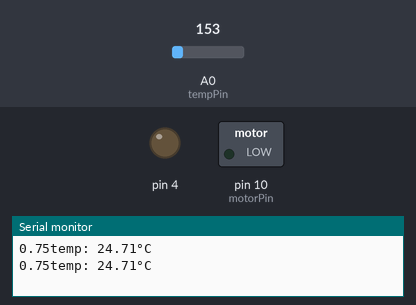
The sketch below on a simulated Arduino Uno, built with avr-gcc and run on an emulated ATmega328P. On the bench: switched loads named in the sketch (green lamp = pin HIGH), output pins drawn as LEDs (lit = HIGH), the last lines printed to the serial monitor. The test bench sets the inputs (shaded band); at power-on: A0 (tempPin) = 153.

Above: at 10.8 s.
10.9 s: A0 (tempPin) set to 170
At 21.2 s:
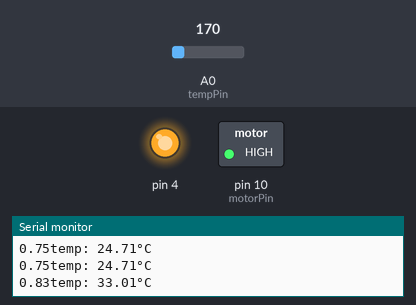
21.5 s: A0 (tempPin) set to 133
At 31.2 s:
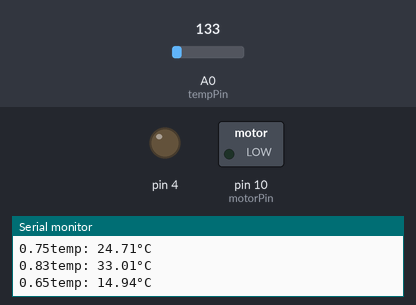
31.5 s: A0 (tempPin) set to 165
At 41.3 s:
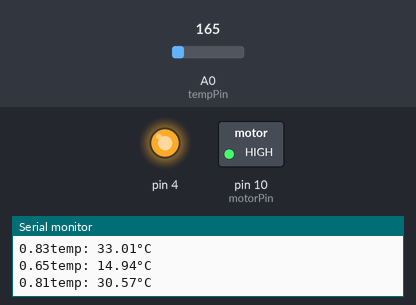
Timing chart, 0 to 42.8 s (numbered marks = the images above; inputs shaded):
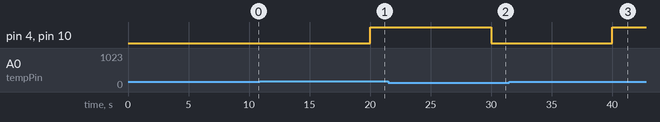

The sketch:

ventilateur.ino
```cpp
const int tempPin = A0;  // the number of the switch pin
const int motorPin = 10;   // the number of the motor pin

int switchState = 0;  // variable for reading the switch's status

void setup() {
  // initialize the motor pin as an output:
  pinMode(motorPin, OUTPUT);
  // initialize the switch pin as an input:

  pinMode(4, OUTPUT);

  Serial.begin(9600);
}

void loop() {
  // read the state of the switch value:
  int volt = analogRead(tempPin);
  float voltage = (volt/1024.0)*5.0;

  float temp = (voltage  - .5)*100;
  Serial.print(voltage);
  Serial.print("temp: ");
  Serial.print(temp);
  Serial.println("°C ");


  // check if the switch is pressed.
  if (temp >= 27.5 ) {
    // turn motor on:
    digitalWrite(motorPin, HIGH);
    digitalWrite(4,HIGH);
  }
  else {
    // turn motor off:
    digitalWrite(motorPin, LOW);
    digitalWrite(4,LOW);
  }
  delay(10000);
}
```

Measured:
- the behaviour switches between 158 and 159 on A0 (tempPin) (found by bisection; images 0 and 1)
- after the input at 10.9 s, pin 4, pin 10 (motorPin): LOW → HIGH after 9.1 s
- after the input at 21.5 s, pin 4, pin 10 (motorPin): HIGH → LOW after 8.5 s
- after the input at 31.5 s, pin 4, pin 10 (motorPin): LOW → HIGH after 8.5 s
